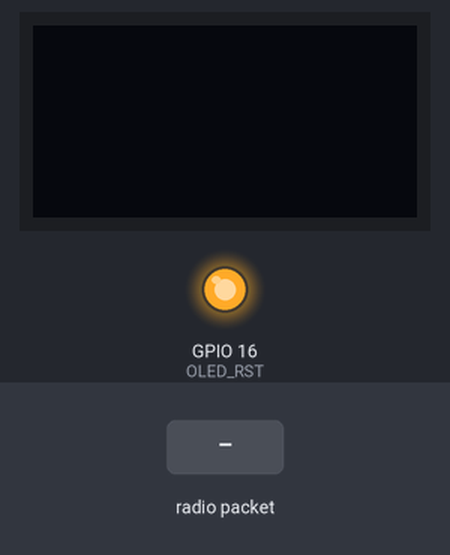
This sketch was run on a simulated ESP8266 (NodeMCU). Parts: 64×32 one-colour display, output pins drawn as LEDs (lit = HIGH). Inputs (shaded band) come from the test bench. No radio packets arrive unless stated; what the sketch prints to the serial monitor is not drawn.

Above: at 3.2 s.
3.3 s: radio packet "1" arrives
At 4.6 s:
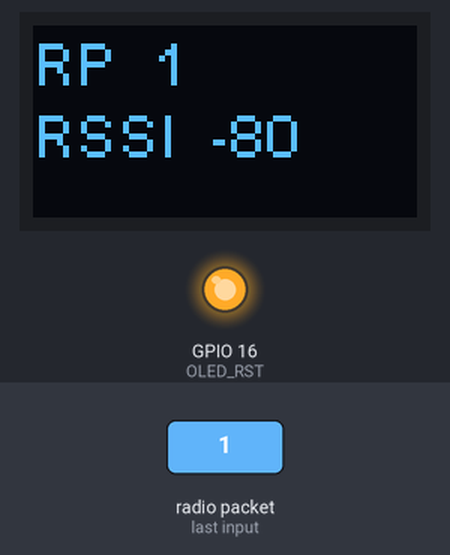
5.8 s: radio packet "0" arrives
At 7.7 s:
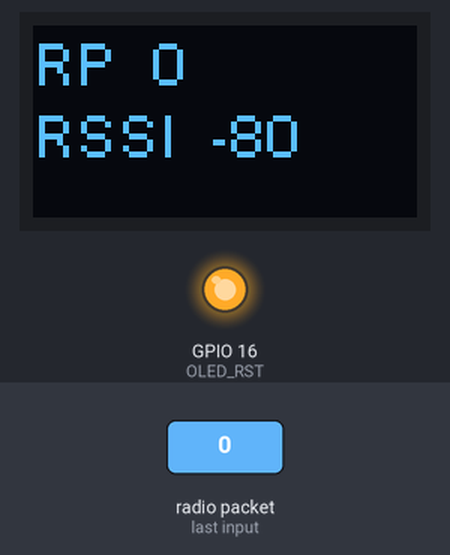
8.3 s: radio packet "2" arrives
At 9.6 s:
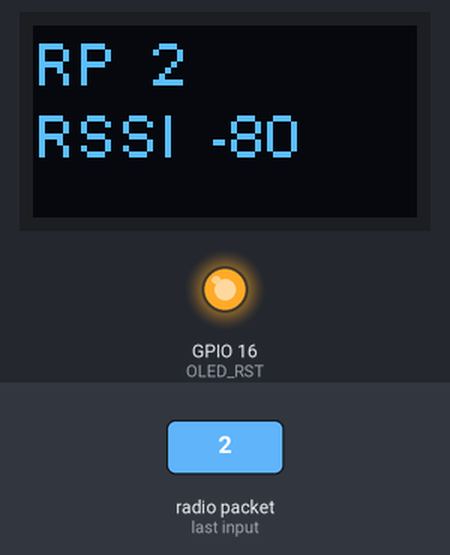
Timing chart, 0 to 11.3 s (numbered marks = the images above; inputs shaded):
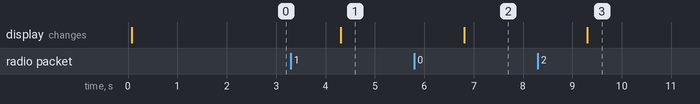

Measured:
- after the input at 3.3 s, the display: changes after 1.0 s (image 1)
- after the input at 5.8 s, the display: changes after 1.0 s (image 2)
- after the input at 8.3 s, the display: changes after 1.0 s (image 3)

The sketch:

oled_lora_bt.ino
```cpp
// Heltec Wireless Stick Board
// Libraries for LoRa
#include <SPI.h>
#include <LoRa.h>

//Libraries for OLED
#include <Wire.h>
#include "SSD1306Wire.h"

// Define the pins used by the LoRa transceiver module
#define SCK   5   // GPIO5  -- SX1278 SCK
#define MISO  19  // GPIO19 -- SX1278 MISO
#define MOSI  27  // GPIO27 -- SX1278 MOSI
#define SS    18  // GPIO18 -- SX1278 CS
#define RST   14  // GPIO14 -- SX1278 RESET
#define DIO0  26  // GPIO26 -- SX1278 IRQ(Interrupt Request)

// Pins used by OLED
#define OLED_DIR  0x3c
#define OLED_SDA  4
#define OLED_SCL  15
#define OLED_RST  16

#define BAND    915E6 // 433E6 for Asia, 866E6 for Europe or 915E6 for North America

SSD1306Wire display(OLED_DIR, OLED_SDA, OLED_SCL, GEOMETRY_64_32);

String LoRaData;

void setup() {
  // Initialize Serial Monitor
  Serial.begin(115200);
  Serial.println("LoRa receiver");
  Serial.println(__FILE__);

  pinMode(OLED_RST, OUTPUT);
  digitalWrite(OLED_RST, LOW);
  delay(50);
  digitalWrite(OLED_RST, HIGH);
  display.init();
  display.flipScreenVertically();
  display.clear();

  // SPI LoRa pins
  SPI.begin(SCK, MISO, MOSI, SS);
  // Setup LoRa transceiver module
  LoRa.setPins(SS, RST, DIO0);
  if (!LoRa.begin(BAND)) {
    Serial.println("LoRa has failed");
    while (1);
  }
  Serial.println("LoRa has started");
  delay(2000);
}

void loop() {
  int packetSize = LoRa.parsePacket();
  if (packetSize) {
    Serial.print("Receiver packet '");
    display.drawString(0, 0, "RP");
    while (LoRa.available()) {
      LoRaData = LoRa.readString();
      Serial.print(LoRaData);
      display.drawString(20, 0, String(LoRaData));
    }
    int rssi = LoRa.packetRssi();
    Serial.print("' with RSSI ");
    display.drawString(0, 12, "RSSI");
    Serial.print(rssi);
    display.drawString(30, 12, String(rssi));
    Serial.println("");
    display.display();
    display.clear();
  }
}
```
